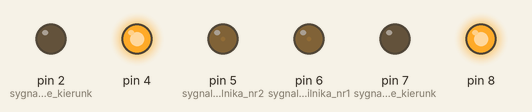
Recording of a sketch running on a simulated Arduino Uno, built with avr-gcc and run on an emulated ATmega328P. On the bench: output pins drawn as LEDs (lit = HIGH).

Above: at 0.05 s.
At 2.9 s:
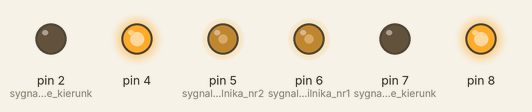
At 5.8 s:
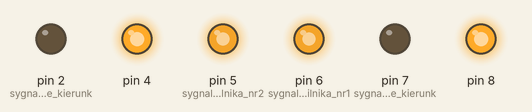
At 11.55 s:
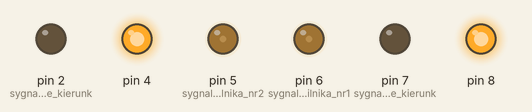
Timing chart, 0 to 16.7 s (numbered marks = the images above):
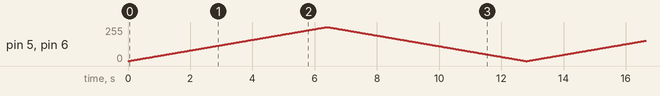

The sketch:

serwo_p_ynnaSterowaniePredkoscia.ino
```cpp
//MAGDALENA LIPIEC
//płynne sterowanie prędkością silników

void setup() {
  //pin 6 i 5(PWM) REGULACJA PREDKOSCI
  //pin 7,8 i 2,4 STEROWANIE KIERUNKIEM OBROTÓW

  pinMode(6, OUTPUT); //sygnal PWM silnika nr1

  pinMode(5, OUTPUT);  //sygnal PWM silnika nr2


  pinMode(7, OUTPUT); //sygnaly sterujace kierunkiem obrotow silnik nr1
  pinMode(8, OUTPUT);

  pinMode(2, OUTPUT); //sygnaly sterujace kierunkiem obrotow silnik nr2
  pinMode(4, OUTPUT);


  digitalWrite(7, LOW); // silnik nr1 OBROTY W LEWO
  digitalWrite(8, HIGH);

  digitalWrite(2, LOW); //silnik nr2 OBROTY W LEWO
  digitalWrite(4, HIGH);
}

void loop() {

  for (int i = 0; i <= 255; i++) {
    analogWrite(6, i);  //spokojne rozpedzanie silnika nr1
    analogWrite(5, i);  //spokojne rozpedzanie silnika nr2
    delay(25);
  }

  for(int i = 255; i >= 0; i--) {
    analogWrite(6, i);  //spokojne hamowanie silnika nr1
    analogWrite(5, i);  //spokojne hamowanie silnika nr2
    delay(25);
  }

}
```
